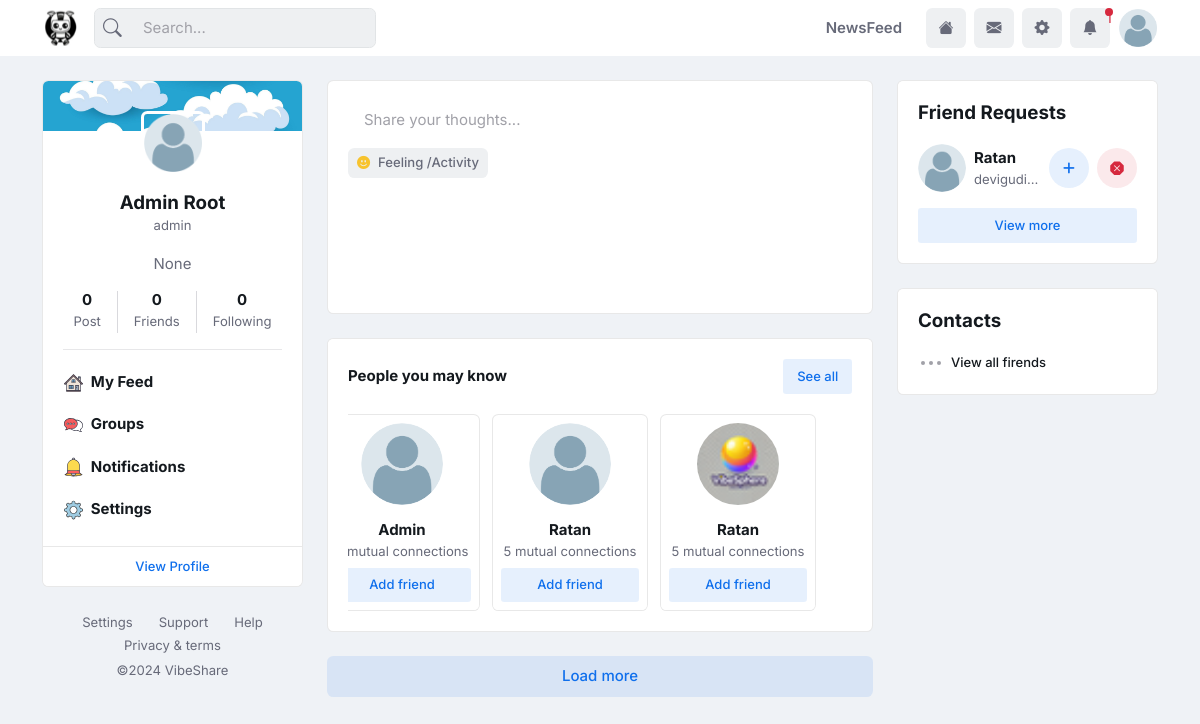
Page / (signed in) on the committed database.
### app_users/models.py (models this page shows, shortened)
class User(AbstractBaseUser, PermissionsMixin):
    uid = models.UUIDField(primary_key=True, default= uuid.uuid4, editable=False)
    email = models.EmailField(unique=True)
    username = models.CharField(max_length=30, unique=True)
    date_joined = models.DateTimeField(default=timezone.now)
    is_active = models.BooleanField(default=True)
    is_staff = models.BooleanField(default=False)
    objects = CustomUserManager()
    USERNAME_FIELD = 'email'
    REQUIRED_FIELDS = ['username']

class CommonBaseModel(models.Model):
    uid = models.UUIDField(primary_key=True, default= uuid.uuid4, editable=False)
    created_at = models.DateTimeField(auto_now_add=True)
    updated_at = models.DateTimeField(auto_now=True)
    class Meta:
        abstract = True

class Profile(CommonBaseModel):
    user = models.OneToOneField(User, on_delete=models.CASCADE)
    first_name = models.CharField(max_length=100)
    last_name = models.CharField(max_length=100)
    phone_number = models.CharField(max_length=15)
    gender = models.CharField(max_length=10, choices=GENDER)
    birthday = models.DateField(blank=True, null=True)
    profile_picture = models.ImageField(upload_to='profile_pictures/', blank=True, default="default.png")
    bio = models.CharField(max_length=300, null=True,blank=True)
    cover_photo = models.ImageField(upload_to="cover_pic/",null=True, blank=True,default="cover.png")
    fill_up = models.BooleanField(default=False)
    registered = models.BooleanField(default=False)
    profession = models.CharField(max_length=50, null=True, blank=True)
    address = models.CharField(max_length=250, null=True, blank=True)
    status=models.CharField(max_length=20, choices=RELATIONS, default="single")
    def __str__(self):
        return f"{self.first_name}"

### app_home/models.py (models this page shows, shortened)
class CommonBaseModel(models.Model):
    uid = models.UUIDField(primary_key=True, default= uuid.uuid4, editable=False)
    created_at = models.DateTimeField(auto_now_add=True)
    updated_at = models.DateTimeField(auto_now=True)
    class Meta:
        abstract = True

class Friends(CommonBaseModel):
    author = models.OneToOneField(Profile, on_delete=models.CASCADE, related_name='author')
    friend = models.ManyToManyField(Profile, related_name='friends')
    privacy = models.CharField(max_length=50, choices=MODES, default="public")

class FriendRequests(CommonBaseModel):
    author = models.ForeignKey( Profile,on_delete=models.CASCADE, related_name="person")
    sender = models.ForeignKey(Profile, on_delete=models.CASCADE, related_name="sender")
    requested = models.BooleanField(default=False)
    accepted = models.BooleanField(default=False)

### app_home/utilities.py (the view)
        @login_required()
        def wrapper_func(request, *args, **kwargs):
            try:
                profile = request.user.profile
            except:
                profile = Profile.objects.create(user=request.user)
                profile.save()
                return redirect("signup_details")
            if profile.registered:
                return function_in_view(request, *args, **kwargs)
            else:
                return redirect("signup_details")

### templates/home/main/index.html (shortened to what this page needs)
{% extends "home/base.html" %}
{% load static %}
{% load ipost %}
{% block content %}
    <div class="col-lg-3">
    <nav class="navbar navbar-expand-lg mx-0">
        <div class="offcanvas offcanvas-start" tabindex="-1" id="offcanvasSideNavbar">
        <div class="offcanvas-body d-block px-2 px-lg-0">
            <div class="card overflow-hidden">
            <div class="h-50px" style="background-image:url({{user.profile.cover_photo.url}}); background-position: center; background-size: cover; background-repeat: no-repeat;"></div>
            <div class="card-body pt-0">
                <div class="text-center">
                <div class="avatar avatar-lg mt-n5 mb-3">
                    <a href="{% url "view_profile" user.username %}"><img class="avatar-img rounded border border-white border-3" src="{{user.profile.profile_picture.url}}" alt="pic"></a>
                </div>
                <h5 class="mb-0"> <a href="{% url "view_profile" user.username %}">{{user.profile.first_name}} {{user.profile.last_name}}</a> </h5>
                <small>{{user.username}}</small>
                <p class="mt-3">{{user.profile.bio}}</p>
                <div class="hstack gap-2 gap-xl-3 justify-content-center">
                    <div>
                    <h6 class="mb-0">{{user.profile|mypost}}</h6>
                    <small>Post</small>
                    </div>
                    <div>
                    <h6 class="mb-0">{{user.profile|myfiends}}</h6>
                    <small>Friends</small>
                    </div>
                    <div>
                    <h6 class="mb-0">{{user.profile|mefollow}}</h6>
                    <small>Following</small>
                    </div>
                </div>
                </div>
                <hr>
                <ul class="nav nav-link-secondary flex-column fw-bold gap-2">
                <li class="nav-item">
                    <a class="nav-link" href="#"> <img class="me-2 h-20px fa-fw" src="{% static "images/feed.svg" %}" alt=""><span>My Feed </span></a>
                </li>
                <li class="nav-item">
                    <a class="nav-link" href="#"> <img class="me-2 h-20px fa-fw" src="{% static "images/group.svg" %}" alt=""><span>Groups </span></a>
                </li>
                <li class="nav-item">
                    <a class="nav-link" href="#"> <img class="me-2 h-20px fa-fw" src="{% static "images/notify.svg" %}" alt=""><span>Notifications </span></a>
                </li>
                <li class="nav-item">
                    <a class="nav-link" href="#"> <img class="me-2 h-20px fa-fw" src="{% static "images/settings.svg" %}" alt=""><span>Settings </span></a>
                </li>
                </ul>
            </div>
            <div class="card-footer text-center py-2">
                <a class="btn btn-link btn-sm" href="{% url "view_profile" user.username %}">View Profile </a>
            </div>
            </div>
            <ul class="nav small mt-4 justify-content-center lh-1">
            <li class="nav-item">
                <a class="nav-link" href="{% url "settings" %}">Settings</a>
            </li>
            <li class="nav-item">
                <a class="nav-link" target="_blank" href="#">Support </a>
            </li>
            <li class="nav-item">
                <a class="nav-link" href="#">Help</a>
            </li>
            <li class="nav-item">
                <a class="nav-link" href="#">Privacy &amp; terms</a>
            </li>
            </ul>
            <p class="small text-center mt-1">©2024 <a class="text-reset" target="_blank" href="https://www.bloome.pythonanywhere.com/"> VibeShare </a></p>
        </div>
        </div>
    </nav>
    </div>
    <div class="col-md-8 col-lg-6 vstack gap-4  scrollup">
    <div class="card card-body">
        <div class="w-100">
            <input
            class="form-control pe-4 border-0"
            rows="3"
            placeholder="Share your thoughts..."
            id="thisone"
            hx-get="{% url "make_a_post" %}"
            hx-target="#thisone"
            hx-trigger="click"
            hx-swap="outerHTML"
            >
        </div>
        <ul class="nav nav-pills nav-stack small fw-normal">
            <li class="nav-item mt-2">
                <a class="nav-link bg-light py-1 px-2 mb-0" href="#" data-bs-toggle="modal" data-bs-target="#modalCreateFeed"> <i class="bi bi-emoji-smile-fill text-warning pe-2"></i>Feeling /Activity</a>
            </li>
        </ul>
    </div>
    <div class="card">
        <div class="card-header d-flex justify-content-between align-items-center border-0 pb-0">
        <h6 class="card-title mb-0">People you may know</h6>
        <button class="btn btn-sm btn-primary-soft"> See all </button>
        </div>
        <div class="card-body">
        <div class="tiny-slider arrow-hover">
            <div class="tiny-slider-inner ms-n4" data-arrow="true" data-dots="false" data-items-xl="3" data-items-lg="2" data-items-md="2" data-items-sm="2" data-items-xs="1" data-gutter="12" data-edge="30">
            {% for prsn in people %}
            {% if prsn not in friends %}
            <div>
                <div class="card shadow-none text-center">
                    <div class="card-body p-2 pb-0">
                        <div class="avatar avatar-xl">
                            <a href="#!"><img class="avatar-img rounded-circle" src="{{prsn.profile_picture.url}}" alt=""></a>
                        </div>
                        <h6 class="card-title mb-1 mt-3"> <a href="#!"> {{prsn.first_name}} </a></h6>
                        <p class="mb-0 small lh-sm">5 mutual connections</p>
                    </div>
                    <form action="{% url "send_friend_request" %}" method="POST">
                        <div class="card-footer p-2 border-0">
                            {% if prsn in request_list %}
                            <button type="button" class="btn btn-sm btn-primary-soft w-100"> Request sent </button>
                            <a href="#" class="btn btn-sm btn-danger-soft w-100 mt-1"> Cancel </a>
                            {% else %}
                            <button type="submit" class="btn btn-sm btn-primary-soft w-100"> Add friend </button>
                            {% endif %}
                        </div>
                    </form>
                </div>
            </div>
            {% endif %}
            {% endfor %}
            </div>
        </div>
        </div>
    </div>
    <a href="#!" role="button" class="btn btn-loader btn-primary-soft" data-bs-toggle="button" aria-pressed="true">
        <span class="load-text"> Load more </span>
    </a>
    </div>
    <div class="col-lg-3">
    <div class="row g-4">
        <div class="col-sm-6 col-lg-12">
        <div class="card">
            <div class="card-header pb-0 border-0">
            <h5 class="card-title mb-0">Friend Requests</h5>
            </div>
            <div class="card-body">
                {% for ppl in got_requests %}
                <div class="hstack gap-2 mb-3">
                    <div class="avatar">
                        <a href="#!"><img class="avatar-img rounded-circle" src="{{ppl.sender.profile_picture.url}}" alt=""></a>
                    </div>
                    <div class="overflow-hidden">
                        <a class="h6 mb-0" href="#!">{{ppl.sender.first_name}}</a>
                        <p class="mb-0 small text-truncate">{{ppl.sender.user.username}}</p>
                    </div>
                    <a class="btn btn-primary-soft rounded-circle icon-md ms-auto" href="{% url "accept_req" ppl.sender.user.username %}"><i class="fa-solid fa-plus"> </i></a>
                    <a class="btn btn-danger-soft rounded-circle icon-md ms-auto" href="#"><i class="bi bi-x-octagon-fill"></i></a>
                </div>
                {% endfor %}
            <div class="d-grid mt-3">
                <a class="btn btn-sm btn-primary-soft" href="#!">View more</a>
            </div>
            </div>
        </div>
        </div>
        <div class="col-sm-6 col-lg-12">
        <div class="card">
            <div class="card-header pb-0 border-0">
            <h5 class="card-title mb-0">Contacts</h5>
            </div>
            <div class="card-body">
            <a href="#!" role="button" class="btn btn-link btn-link-loader btn-sm text-secondary d-flex align-items-center" data-bs-toggle="button" aria-pressed="true">
                <div class="spinner-dots me-2">
                <span class="spinner-dot"></span>
                <span class="spinner-dot"></span>
                <span class="spinner-dot"></span>
                </div>
                View all firends
            </a>
            </div>
        </div>
        </div>
    </div>
    </div>
{% endblock content %}

### templates/home/base.html (shortened to what this page needs)
{% load static %}
{% load ipost %}
<!DOCTYPE html>
<html lang="en" data-bs-theme="light">
  <head>
    <link rel="stylesheet" type="text/css" href="{% static "css/all.min.css" %}">
    <link rel="stylesheet" type="text/css" href="{% static "css/bootstrap-icons.css" %}">
    <link rel="stylesheet" type="text/css" href="{% static "css/OverlayScrollbars.min.css" %}">
    <link rel="stylesheet" type="text/css" href="{% static "css/tiny-slider.css" %}">
    <link rel="stylesheet" type="text/css" href="{% static "css/choices.min.css" %}">
    <link rel="stylesheet" type="text/css" href="{% static "css/glightbox.min.css" %}">
    <link rel="stylesheet" type="text/css" href="{% static "css/dropzone.css" %}">
    <link rel="stylesheet" type="text/css" href="{% static "css/flatpickr.css" %}">
    <link rel="stylesheet" type="text/css" href="{% static "css/plyr.css" %}">
    <link rel="stylesheet" type="text/css" href="{% static "css/zuck.min.css" %}">
    <link rel="stylesheet" type="text/css" href="{% static "css/style.css" %}">
    <link rel="stylesheet" href="{% static "css/alert.css" %}">
  </head>
  <body>
    <header class="navbar-light fixed-top header-static bg-mode">
      <nav class="navbar navbar-expand-lg">
        <div class="container">
          <a class="navbar-brand" href="{% url "homepage" %}">
          <img class="light-mode-item navbar-brand-item" src="{% static "images/vibe_share.png" %}" alt="logo">
          </a>
          <div class="collapse navbar-collapse" id="navbarCollapse">
            <div class="nav mt-3 mt-lg-0 flex-nowrap align-items-center px-4 px-lg-0">
              <div class="nav-item w-100">
                <form class="rounded position-relative" action="{% url "search" %}">
                  <input name="q" class="form-control ps-5 bg-light" type="search" placeholder="Search..." aria-label="Search">
                  <button class="btn bg-transparent px-2 py-0 position-absolute top-50 start-0 translate-middle-y" type="submit"><i class="bi bi-search fs-5"> </i></button>
                </form>
              </div>
            </div>
            <ul class="navbar-nav navbar-nav-scroll ms-auto">
              <li class="nav-item">
                <a class="nav-link" href="{% url "homepage" %}">NewsFeed</a>
              </li>
            </ul>
          </div>
          <ul class="nav flex-nowrap align-items-center ms-sm-3 list-unstyled">
            <li class="nav-item ms-2">
              <a class="nav-link bg-light icon-md btn btn-light p-0" href="{% url "homepage" %}">
              <i class="bi bi-house-fill fs-6"> </i>
              </a>
            </li>
            <li class="nav-item ms-2">
              <a class="nav-link bg-light icon-md btn btn-light p-0" href="{% url "inbox" %}">
              <i class="bi bi-envelope-fill fs-6"> </i>
              </a>
            </li>
            <li class="nav-item ms-2">
              <a class="nav-link bg-light icon-md btn btn-light p-0" href="{% url "settings" %}">
              <i class="bi bi-gear-fill fs-6"> </i>
              </a>
            </li>
            {% include "home/partials/notice.html" %}
            <li class="nav-item ms-2 dropdown">
              <a class="nav-link btn icon-md p-0" href="#" id="profileDropdown" role="button" data-bs-auto-close="outside" data-bs-display="static" data-bs-toggle="dropdown" aria-expanded="false">
              <img class="avatar-img rounded-2" src="{{user.profile.profile_picture.url}}" alt="">
              </a>
            </li>
          </ul>
        </div>
      </nav>
    </header>
    <main>
      <div class="container">
        <div class="row g-4">
          {% block content %}{% endblock content %}
        </div>
      </div>
    </main>
  </body>
</html>

### templates/home/partials/notice.html (shortened to what this page needs)
{% load static %}
<li class="nav-item dropdown ms-2">
    <a class="nav-link bg-light icon-md btn btn-light p-0" href="#" id="notifDropdown" role="button" data-bs-toggle="dropdown" aria-expanded="false" data-bs-auto-close="outside">
    <span class="badge-notif animation-blink text-danger">{{user.profile.notifications.count}}</span>
    <i class="bi bi-bell-fill fs-6"> </i>
    </a>
  </li>

### templates/home/partials/notify.html (shortened to what this page needs)
{% load static %}

### rows in the picture
User: profile.notifications.count "1", profile.profile_picture (placeholder picture), profile.cover_photo (picture), profile.first_name "Admin", profile.last_name "Root", username "admin", profile.bio "None", profile|mypost "0", profile|myfiends "0", profile|mefollow "0"
Profile: profile_picture (placeholder picture), first_name "Admin"
Profile: profile_picture (placeholder picture), first_name "Ratan"
Profile: profile_picture (picture), first_name "Ratan"
FriendRequests: sender.profile_picture (placeholder picture), sender.first_name "Ratan", sender.user.username "devigudi…"
